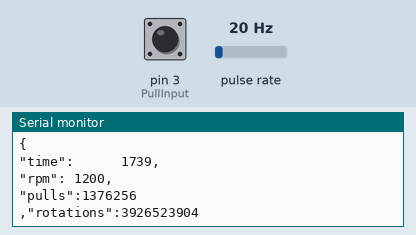
This sketch was run on a simulated Arduino Uno, built with avr-gcc and run on an emulated ATmega328P. On the bench: the last lines printed to the serial monitor. Wiring (inferred from the names in the program): pulse sensor: data pin 2. The inputs (shaded band) are chosen by the test bench; at power-on: pulse rate 20 Hz, pin 3 (PullInput) HIGH.

Above: at 1.8 s.
1.9 s: pulse rate (sensor on pin 2) set to 4 Hz
At 2.03 s:
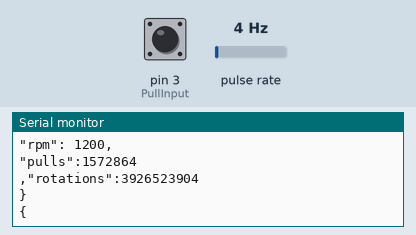
4.1 s: pulse rate (sensor on pin 2) set to 50 Hz
At 4.19 s:
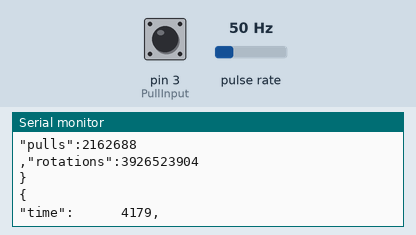
7.1 s: pulse rate (sensor on pin 2) set to 196 Hz
At 7.49 s:
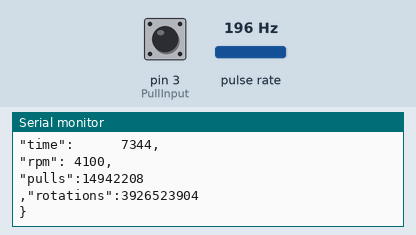
13.1 s: pulse rate (sensor on pin 2) set to 100 Hz
At 13.14 s:
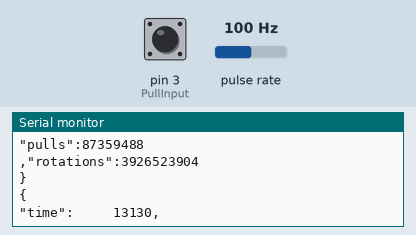
16.1 s: pulse rate (sensor on pin 2) set to 0 Hz
At 16.18 s:
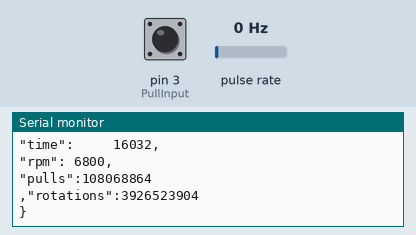
19.1 s: pulse rate (sensor on pin 2) set to 12 Hz
At 19.1 s:
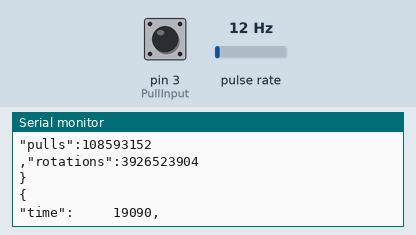
Timing chart, 0 to 21.9 s (numbered marks = the images above; inputs shaded):
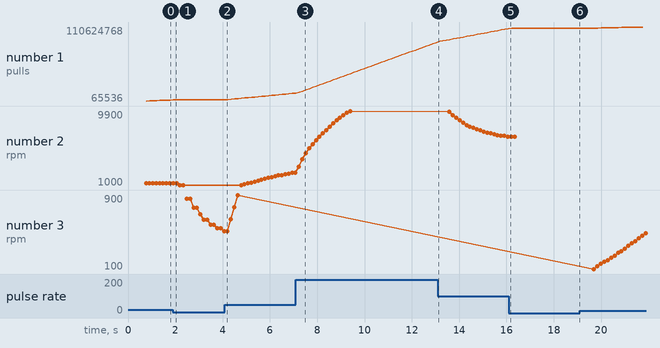

Measured:
- plotted number 1: 108593152 → 110624768 after the input at 19.1 s
- plotted number 2: 1200 → 1000 after the input at 1.9 s
- plotted number 3: 900 → 485 after the input at 19.1 s

The sketch:

Rowing.ino
```cpp
/* Firmware for a selfmade Rowing-machine
 * Author: Christian Benjamin Ries
 * Contact: mail@christianbenjaminries.de
 * Date: January, 2017
 *
 * Some parts are taken :)
 * [1] http://forum.zerspanungsbude.net/viewtopic.php?t=1601
 */

/*
 * Communication
 * + Message Format to reset current states:
 *   a connected device must send 'r' to reset any counters
 * + Message Format to any receiver:
 *   {\r\n                   3 Bytes
 *   "time":%10lu,\r\n      20 Bytes
 *   "rpm":%5lu,\r\n        14 Bytes
 *   "pulls":%5lu,\r\n      16 Bytes
 *   "rotations":%10lu\r\n  24 Bytes
 *   }                       1 Byte
 *   --------------------------------
 *                        > 78 Bytes  (NrOfBufferBytes)
 */
const byte NrOfBufferBytes = 128;

const byte PullInput = 3;
const byte rpmInput = 2;
const byte RpmAverage = 4;

const bool SendMode = 0;  // 0:=serial, 1:=bluetooth

const byte BluetoothRxPin = 10;
const byte BluetoothTxPin = 11;

// #########################################################################

#include <SoftwareSerial.h>

volatile unsigned long _duration = 0;
volatile unsigned long _durationPull = 0;
volatile unsigned long _last = 0;
volatile unsigned long _lastPull = 0;
volatile unsigned long _average = 1;
volatile int _avgcnt=0;

char _buf[NrOfBufferBytes];
unsigned long _rotations = 0;
unsigned long _rpms = 0;
int _rowingPulling = 0;
byte _rowingPullCount = 0;

SoftwareSerial bluetoothSerial(BluetoothRxPin, BluetoothTxPin);

void(*resetFunc) (void) = 0;

void setup()
{
  if(!SendMode)
    Serial.begin(9600);
  else
    bluetoothSerial.begin(9600);
  delay(300);
  pinMode(PullInput, INPUT);
  digitalWrite(PullInput, HIGH);
  pinMode(rpmInput, INPUT);
  digitalWrite(rpmInput, HIGH);
  delay(300);
  attachInterrupt(0, readmicros, RISING );
  attachInterrupt(1, rowingPull, RISING );
}

void checkReset()
{
  byte data = '\0';

  if(!SendMode)
  {
    if(Serial.available())
      data = Serial.read();
    else
      return;
  }
  else
  {
    if(bluetoothSerial.available())
      data = Serial.read();
    else
      return;
  }

  if(data == 'r')
  {
    resetFunc();
  }
}

void createMessage(char buf[])
{
  _buf[0] = '\0';
  sprintf(buf, "{\r\n\"time\":%10lu,\r\n\"rpm\":%5lu,\r\n\"pulls\":%5lu\r\n,\"rotations\":%10lu\r\n}",
    millis(), _rpms, _rowingPulling, _rotations);
}

void loop()
{
  if (_duration != 0)
  {
    _rpms = myround(60000000 / _average);
  }
  else
  {
    _rpms = 0;
    _avgcnt = 0;
  }

  if(_rowingPullCount >= 2)
  {
    _rowingPullCount = 0;
    ++_rowingPulling;
  }

  createMessage(_buf);
  if(!SendMode)
    Serial.println(_buf);
  else
    bluetoothSerial.println(_buf);

  _duration >>= 10;

  delay(125);
}

void rowingPull()
{
  detachInterrupt(1);
  unsigned long us = micros();
  if(_lastPull == 0)
  {
    _lastPull = us;
  }
  else
  {
    if(us < _lastPull)
    {
      _durationPull = 4294967295 - _lastPull + us;
    }
    else
    {
      _durationPull = us - _lastPull;
    }
  }
  if(_durationPull > 5000)
  {
    ++_rowingPullCount;
    _lastPull = us;
  }
  attachInterrupt(1, rowingPull, RISING );
}

void readmicros()
{
  detachInterrupt(0);
  unsigned long us = micros();
  int avgmax;
  if (_last == 0)
  {
    _last = us;
  }
  else
  {
    if (us < _last)
    {
      _duration = 4294967295 - _last + us;
    }
    else
    {
      _duration = us - _last;
    }

    if (_duration > 5000)
    {
      ++_rotations;

      _average = _duration + _average * _avgcnt++;
      _average /= _avgcnt;
      avgmax = 1000000 / _duration;

      if (avgmax < RpmAverage)
        avgmax = RpmAverage;

      if (_avgcnt >= avgmax)
        _avgcnt--;

      _last = us;
    }
  }
  attachInterrupt(0, readmicros, RISING);
}

unsigned long myround(unsigned long value) {
  int rto;
  if (value > 3000) {
    rto = 100;
  } else if (value > 1500) {
    rto = 50;
  } else if (value > 500) {
    rto = 10;
  } else if (value > 100) {
    rto = 5;
  } else {
    return (value);
  }
  return (_myround(value, rto));
}

unsigned long _myround(unsigned long value, int roundto) {
  value += (roundto >> 1);
  value /= roundto;
  value *= roundto;
  return (value);
}
```
